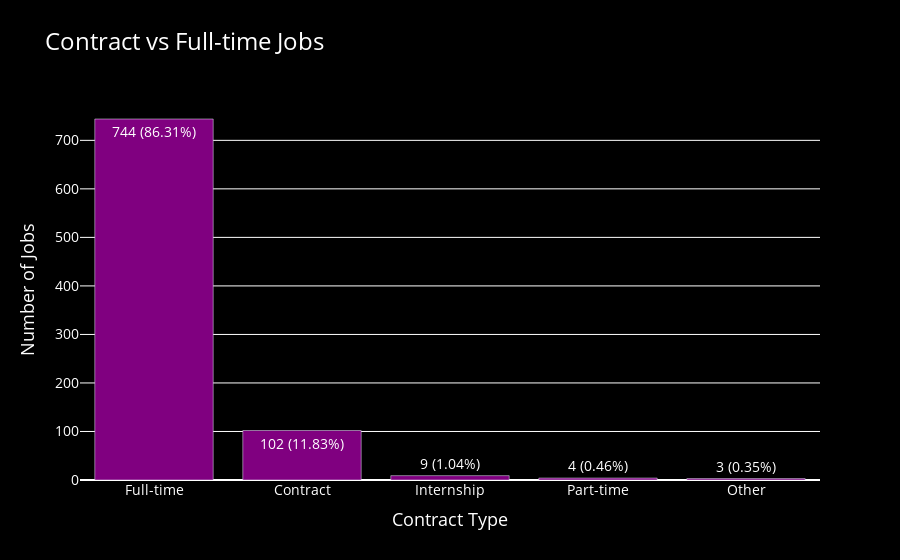

Write notebook code for a chart like this one.
### Markdown cell above
### Graphing the number of Full Time vs Contract Jobs

### Code cell
def plot_contract_vs_fulltime_jobs(df):
    # Exclude the 'description' column
    df = df.drop(columns=['description'], errors='ignore')
    
    # Count the number of contract vs full-time jobs
    job_counts = df['contractType'].value_counts().reset_index()
    job_counts.columns = ['Contract Type', 'Count']
    
    # Calculate the percentage of each contract type
    job_counts['Percentage'] = (job_counts['Count'] / job_counts['Count'].sum()) * 100
    
    # Create a bar graph with purple and black color scheme
    fig = px.bar(job_counts, x='Contract Type', y='Count', title='Contract vs Full-time Jobs',
                 labels={'Count': 'Number of Jobs'}, color_discrete_sequence=['purple'],
                 text=job_counts.apply(lambda row: f"{row['Count']} ({row['Percentage']:.2f}%)", axis=1))
    
    # Update layout for better appearance
    fig.update_layout(
        title_font=dict(size=24, color='white'),
        xaxis_title_font=dict(size=18, color='white'),
        yaxis_title_font=dict(size=18, color='white'),
        font=dict(size=14, color='white'),
        plot_bgcolor='black',
        paper_bgcolor='black',
        xaxis=dict(tickfont=dict(color='white')),
        yaxis=dict(tickfont=dict(color='white'))
    )
    
    # Show the plot
    fig.show()

# Load the CSV file
file_data = pd.read_csv("ai_ml_jobs_linkedin.csv")

# Plot the graph
plot_contract_vs_fulltime_jobs(file_data)

### Figure 1 — Plotly figure (JSON) as saved in the notebook; plotly's stock layout.template omitted (floating-point values rounded to 4 significant figures)
{"data": [{"alignmentgroup": "True", "hovertemplate": "Contract Type=%{x}<br>Number of Jobs=%{y}<br>text=%{text}<extra></extra>", "legendgroup": "", "marker": {"color": "purple", "pattern": {"shape": ""}}, "name": "", "offsetgroup": "", "orientation": "v", "showlegend": false, "text": ["744 (86.31%)", "102 (11.83%)", "9 (1.04%)", "4 (0.46%)", "3 (0.35%)"], "textposition": "auto", "type": "bar", "x": ["Full-time", "Contract", "Internship", "Part-time", "Other"], "xaxis": "x", "y": [744, 102, 9, 4, 3], "yaxis": "y"}], "layout": {"barmode": "relative", "font": {"color": "white", "size": 14}, "legend": {"tracegroupgap": 0}, "paper_bgcolor": "black", "plot_bgcolor": "black", "title": {"font": {"color": "white", "size": 24}, "text": "Contract vs Full-time Jobs"}, "xaxis": {"anchor": "y", "domain": [0, 1], "tickfont": {"color": "white"}, "title": {"font": {"color": "white", "size": 18}, "text": "Contract Type"}}, "yaxis": {"anchor": "x", "domain": [0, 1], "tickfont": {"color": "white"}, "title": {"font": {"color": "white", "size": 18}, "text": "Number of Jobs"}}}}
